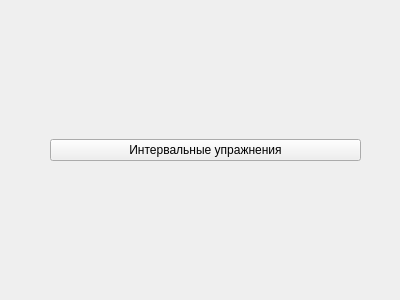
<?xml version="1.0" encoding="UTF-8"?>
<ui version="4.0">
 <class>MainMenuWidget</class>
 <widget class="QWidget" name="MainMenuWidget">
  <property name="geometry">
   <rect>
    <x>0</x>
    <y>0</y>
    <width>400</width>
    <height>300</height>
   </rect>
  </property>
  <property name="windowTitle">
   <string>Form</string>
  </property>
  <widget class="QWidget" name="gridLayoutWidget">
   <property name="geometry">
    <rect>
     <x>50</x>
     <y>40</y>
     <width>311</width>
     <height>221</height>
    </rect>
   </property>
   <layout class="QGridLayout" name="gridLayout">
    <item row="0" column="0">
     <widget class="QPushButton" name="intervalBtn">
      <property name="text">
       <string>Интервальные упражнения</string>
      </property>
     </widget>
    </item>
   </layout>
  </widget>
 </widget>
 <resources/>
 <connections/>
</ui>
